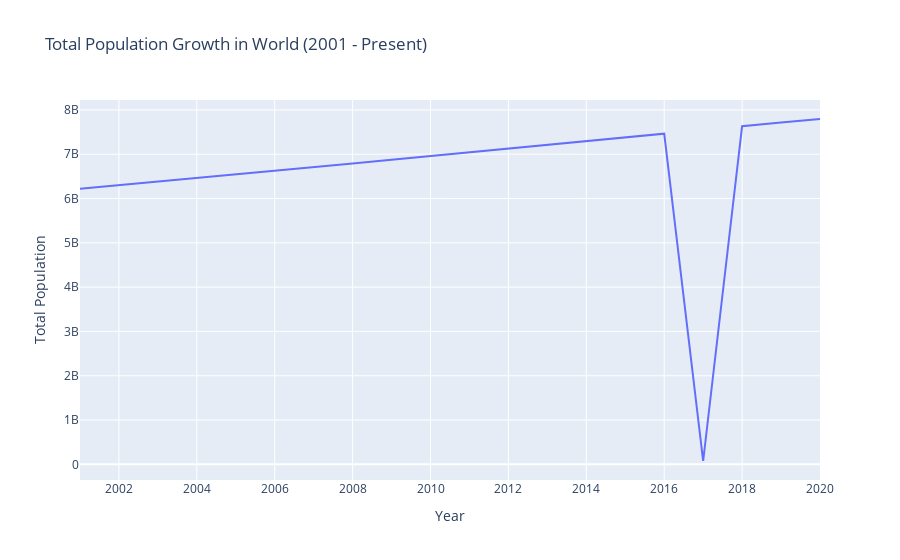

The cell this chart's notebook holds for it:
### Code cell
# Ensure the columns are treated as strings before replacing commas
population_df['PopMale'] = population_df['PopMale'].astype(str).str.replace(',', '').astype(float)
population_df['PopFemale'] = population_df['PopFemale'].astype(str).str.replace(',', '').astype(float)
population_df['PopTotal'] = population_df['PopTotal'].astype(str).str.replace(',', '').astype(float)

# Filter the DataFrame for a specific country (e.g., Afghanistan)
country = 'World'  # Replace with the desired country
country_data = population_df[population_df['Location'] == country]

# Extract the Year and Total Population columns
year_population = country_data[['Time', 'PopTotal']]

# Create a plot using Plotly
fig = px.line(year_population, x='Time', y='PopTotal', title=f'Total Population Growth in {country} (2001 - Present)')
fig.update_layout(xaxis_title='Year', yaxis_title='Total Population')

# Show the plot
fig.show()

### Figure 1 — Plotly figure (JSON) as saved in the notebook; plotly's stock layout.template omitted (floating-point values rounded to 4 significant figures)
{"data": [{"hovertemplate": "Time=%{x}<br>PopTotal=%{y}<extra></extra>", "legendgroup": "", "line": {"color": "#636efa", "dash": "solid"}, "marker": {"symbol": "circle"}, "mode": "lines", "name": "", "orientation": "v", "showlegend": false, "type": "scatter", "x": [2001, 2002, 2003, 2004, 2005, 2006, 2007, 2008, 2009, 2010, 2011, 2012, 2013, 2014, 2015, 2016, 2017, 2018, 2019, 2020], "xaxis": "x", "y": [6222626531, 6301773172, 6381185141, 6461159391, 6541906956, 6623517917, 6705946643, 6789088672, 6872766988, 6956823588, 7041194168, 7125827957, 7210582041, 7295290759, 7379796967, 7464021934, 75478589, 7631091113, 7713468205, 7794798729], "yaxis": "y"}], "layout": {"legend": {"tracegroupgap": 0}, "title": {"text": "Total Population Growth in World (2001 - Present)"}, "xaxis": {"anchor": "y", "domain": [0, 1], "title": {"text": "Year"}}, "yaxis": {"anchor": "x", "domain": [0, 1], "title": {"text": "Total Population"}}}}
